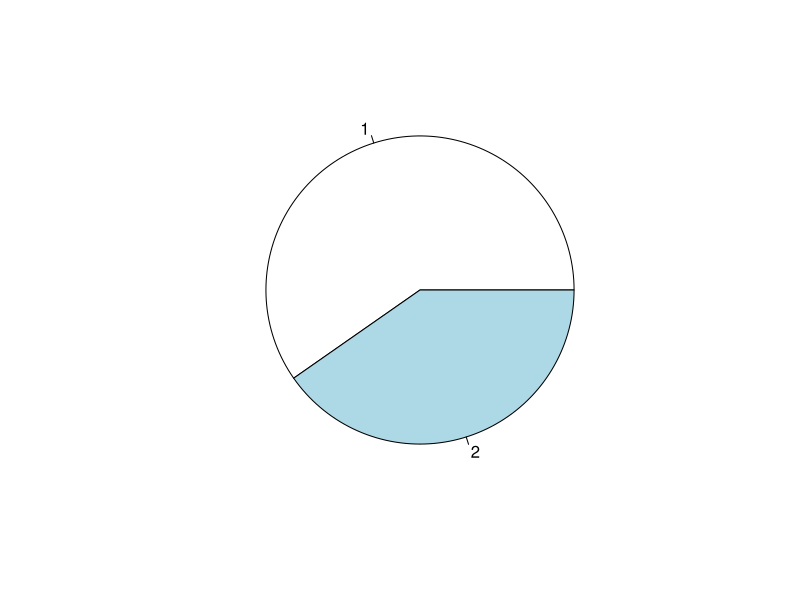
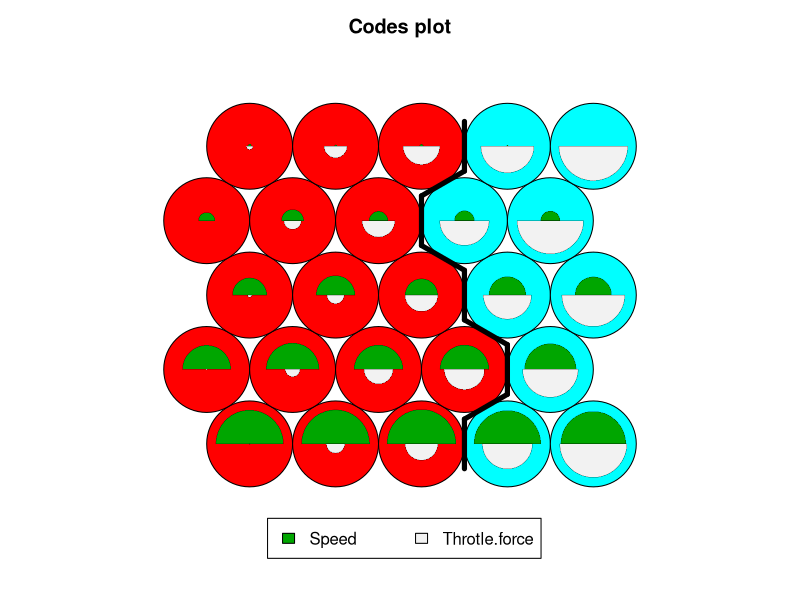

Write R code to recreate these figures, in order.
install.packages("kohonen")
#probleme 1
#Explore the data
setwd("C:/SVMnNNnSOM")
data <- read.csv("data.csv",sep=";",header = TRUE,stringsAsFactors = T,na.strings = c(' '))
dim(data)
summary(data)
table(data$nature.of.driver)
pie(table(data$nature.of.driver))

x <- subset(data, select=-nature.of.driver)
y <- data$nature.of.driver
## split data into a train and test set
index <- 1:nrow(data)
testindex <- sample(index, trunc(length(index)/2))
testset <- data[testindex,]
trainset <- data[-testindex,]

x_test <- scale(x[testindex,])
x_train <- scale(x[-testindex,])
y_test <- y[testindex]
y_train <- y[-testindex]

y_test <- as.factor(y_test)
y_train <- as.factor(y_train)

#What library should be used?
library("kohonen")

set.seed(7)
# train model

#create SOM grid
som.model <- som(x_train, grid = somgrid(5, 5, "hexagonal"))

## use hierarchical clustering to cluster the codebook vectors
groups<-2# number of groupes or classes
som.hc <- cutree(hclust(dist(som.model$codes[[1]])), groups)

#plot
plot(som.model, type="codes", bgcol=rainbow(groups)[som.hc])

#cluster boundaries
add.cluster.boundaries(som.model, som.hc)


# prediction
som.prediction <- predict(som.model, newdata = x_test,trainX = x_train,trainY = y_train)
pred=som.hc[som.prediction$unit.classif]
table(y_test, pred)

#accuracy
mean(pred==y_test)
